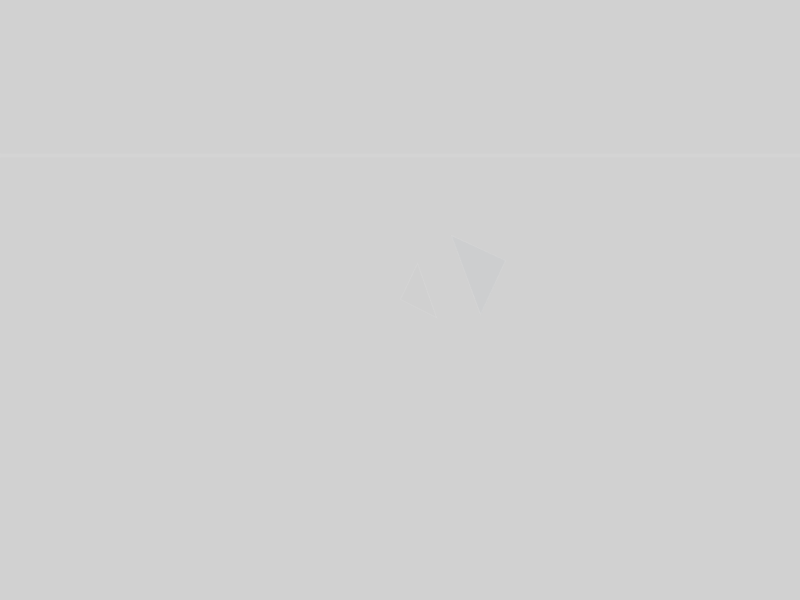
Frame 1 (no input)
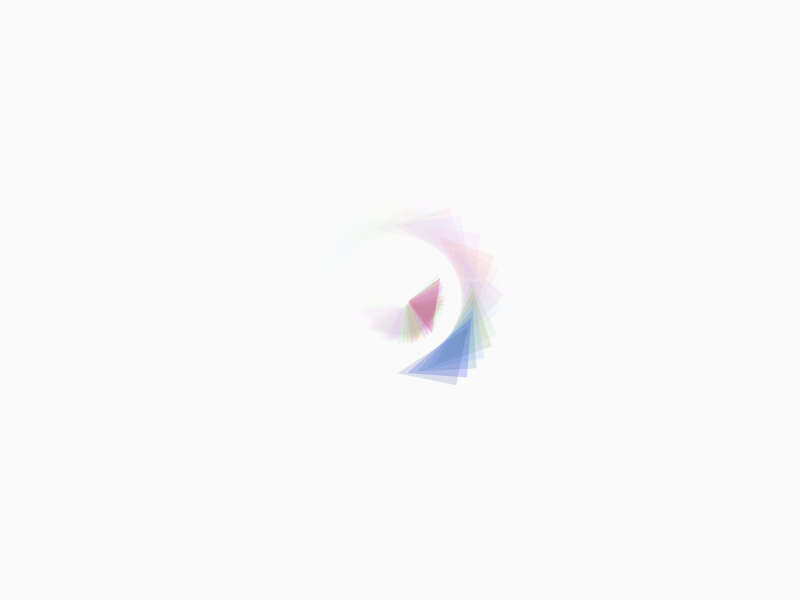
Frame 60 (the mouse pressed at the canvas centre just before this capture)
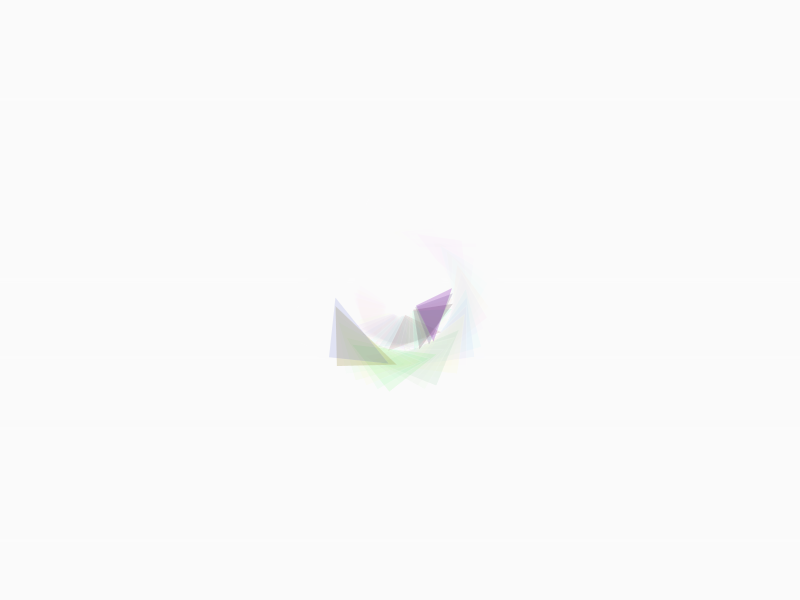
Frame 120 (the mouse held since frame 60 and released just before this capture)

The Processing sketch that drew these frames (run headless with seeded random() and noise(); from frame 60 on, the mouse is pressed at the canvas centre):

// Processing sketch: circles
// ── circles.pde

//var triangles = [];
//int[] numbers = new int[3];
//int[][] myArray = { {0,1,2,3}, {3,2,1,0}, {3,5,6,1}, {3,8,3,4} };
float[][] triangles = {
    {0, 0, 40, 0, 0, 40, 45, 0.1},
    {-80, -80, -20, -80, -80, -20, 27, random(0.2)}
  };

float[][] t = new float[8][8];

void setup() {
  smooth();

  noStroke();
  size(800, 600);
  //triangles = [
  //  [0, 0, 40, 0, 0, 40, 45, 0.1],
  //  [-80, -80, -20, -80, -80, -20, 27, random(0.2)],
  //];
}

void draw() {
  //background(200);
  fill(255, 25); // semi-transparent white
  rect(0, 0, width, height);

  strokeWeight(4);
  float line_height = random(height);
  stroke(random(255), random(255), random(255), random(45));
  stroke(255 - random(25), random(45));
  line(0, line_height, width, line_height);
  strokeWeight(1);

  translate(width/2, height/2);
  for (int i = 0; i < triangles.length; i++) {
    float t2[] = triangles[i];
    float accel = t2[7];
    for (int j = 0; j < t2.length - 1; j++) {
      t2[j] = t2[j] + accel;
    }

    pushMatrix();
    if ( i % 2 == 0 ) {
      rotate(-t2[6]);
    } else {
      rotate(t2[6]);
    }
    fill(random(255),random(255), random(255), random(80));
    triangle(t2[0], t2[1], t2[2], t2[3], t2[4],t2[5]);
    popMatrix();
    
    // detect out of bounds stuff
    if (t2[0] > width/2 || t2[2] > width/2 || t2[4] > width/2 ||
        t2[1] > height/2 || t2[3] > height/2 || t2[5] > height/2) {

      float[][] t = {
        {0, 0, 40, 0, 0, 40, 45, random(0.2)},
        {-80, -80, -20, -80, -80, -20, 27, random(0.2)},
      };
        
      //t = [
      //  [0, 0, 40, 0, 0, 40, 45, random(0.2)],
      //  [-80, -80, -20, -80, -80, -20, 27, random(0.2)],
      //][i];
    }
    triangles[i] = t2;
  }
  noStroke();
}
